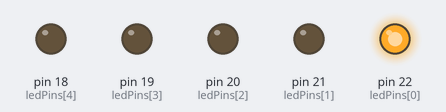
Simulated run of this sketch. Board: Arduino Mega 2560, built with avr-gcc and run on an emulated ATmega2560. Shown: output pins drawn as LEDs (lit = HIGH).

Above: at 0.15 s.
At 0.75 s:
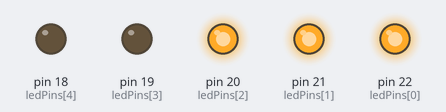
At 1.35 s:
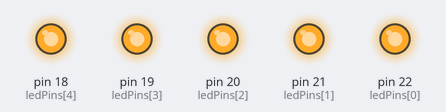
At 2.85 s:
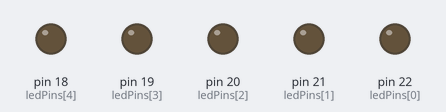
At 4.65 s:
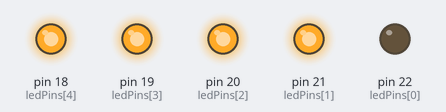
At 6.45 s:
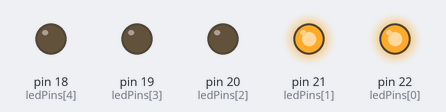
Timing chart, 0 to 6.9 s (numbered marks = the images above):
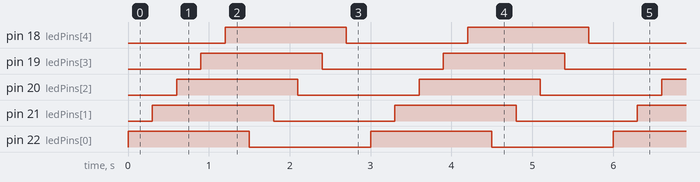

The sketch:

test_led.ino
```cpp
// Définition des 6 broches de commande LED/Relais
const int ledPins[5] = {22, 21, 20, 19, 18};

void setup() {
  // Initialiser toutes les broches en sortie
  for (int i = 0; i < 5; i++) {
    pinMode(ledPins[i], OUTPUT);
    digitalWrite(ledPins[i], LOW); // Éteindre tout au démarrage
  }
}

void loop() {
  // Allumer les LED une par une
  for (int i = 0; i < 5; i++) {
    digitalWrite(ledPins[i], HIGH);
    delay(300);  // Pause pour voir l'effet
  }

  // Éteindre les LED une par une
  for (int i = 0; i < 5; i++) {
    digitalWrite(ledPins[i], LOW);
    delay(300);
  }
}
```

Measured:
- by itself, pin 18 (ledPins[4]), pin 19 (ledPins[3]), pin 20 (ledPins[2]), pin 21 (ledPins[1]), pin 22 (ledPins[0]): alternates HIGH for 1.5 s and LOW for 1.5 s
- by itself, everything shown: repeats every 3.0 s, in 10 steps
